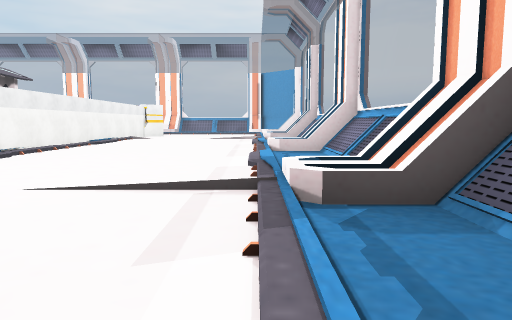
[1] (above)

24 first-person views from a walk through a Unity game level. The camera is 1.5 m above the floor, tilts 6° down and sees 70° across. The floor is counted in squares, 2 m on a side. Each view is taken from the middle of a square. On the plan, view 1 faces up. The plan holds only what a view shows up to about 11 squares ahead; the rest is blank. The place goes on beyond the plan. Flat ground stands in for the terrain. The player is left out. Some animated figures are not drawn. Some surface patterns are stand-ins.

[2]
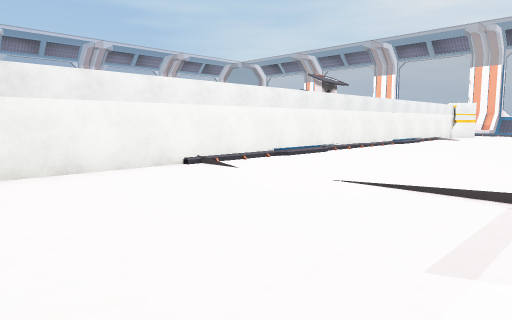

[3]
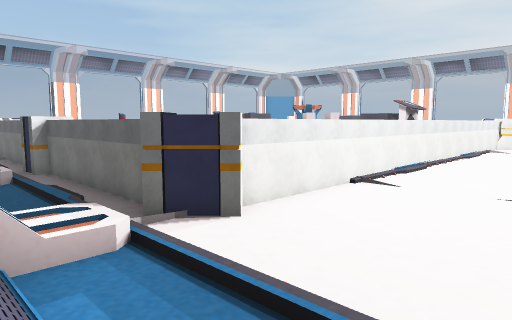

[4]
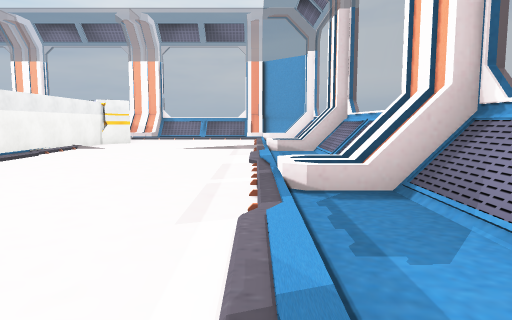

[5]
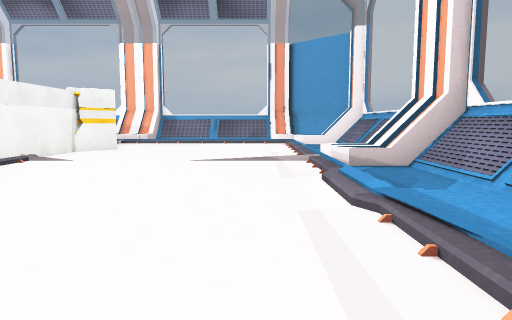

[6]
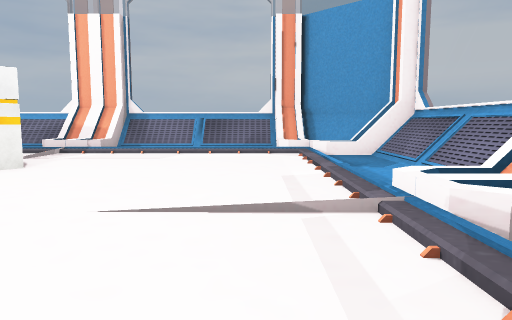

[7]
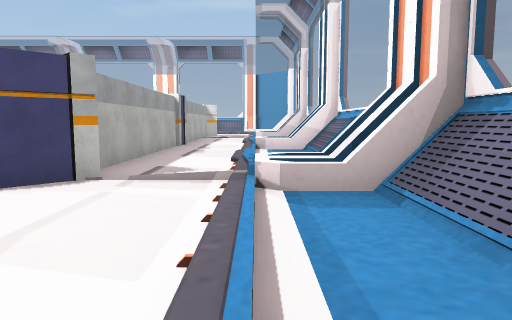

[8]
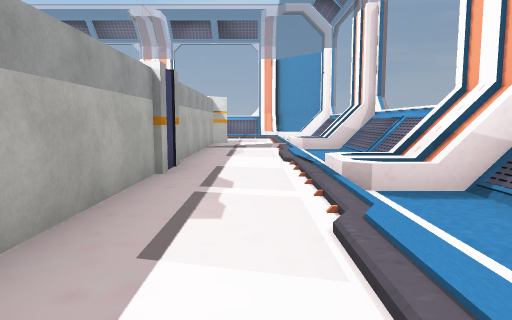

[9]
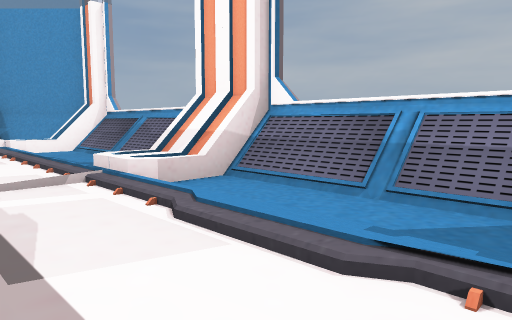

[10]
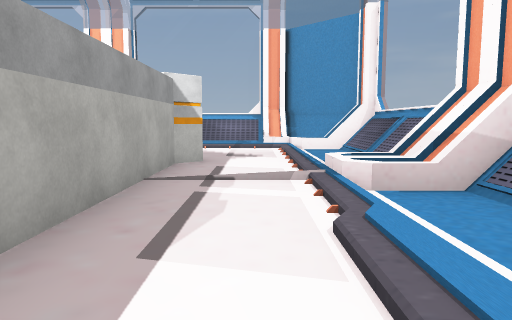

[11]
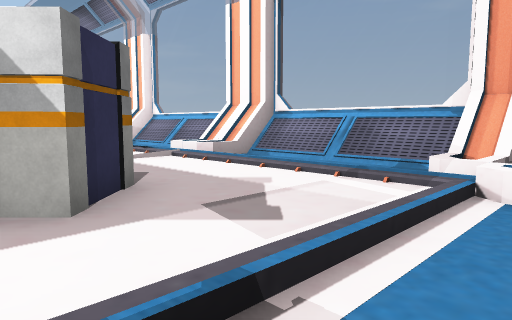

[12]
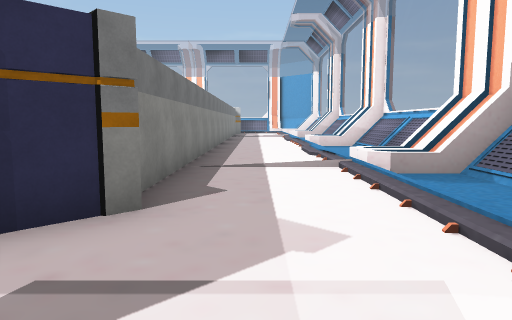

[13]
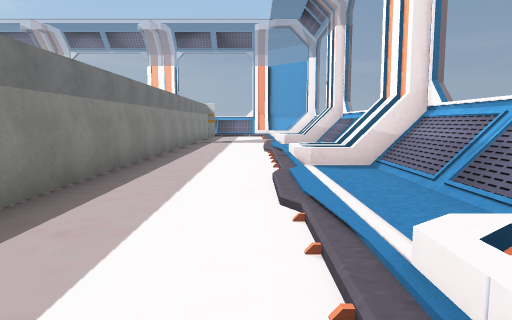

[14]
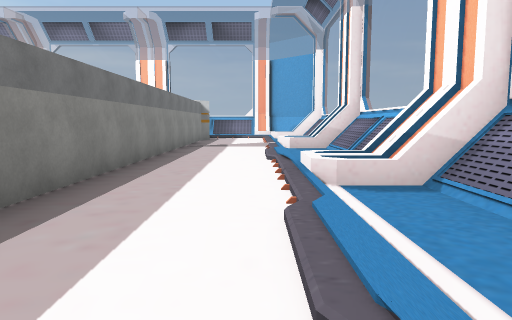

[15]
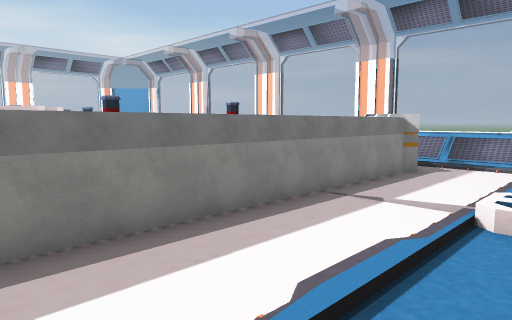

[16]
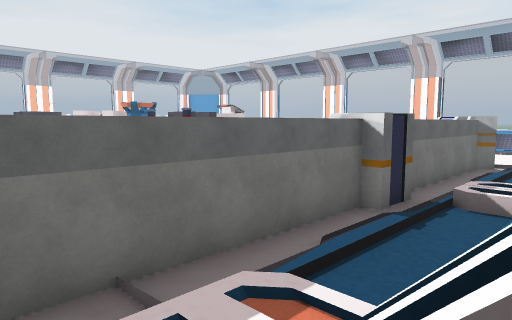

[17]
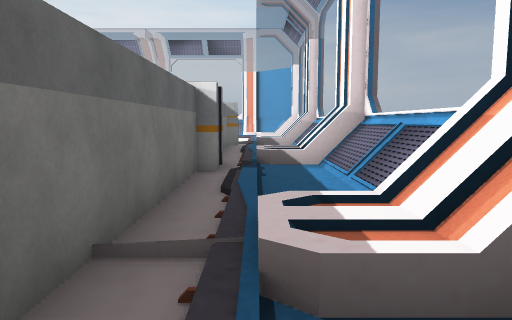

[18]
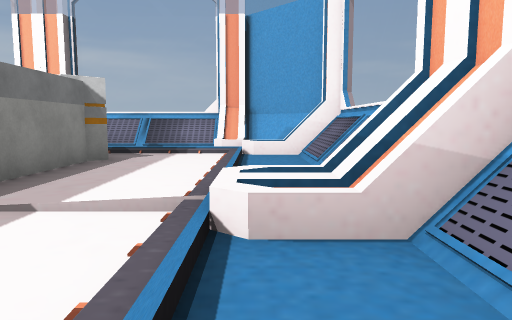

[19]
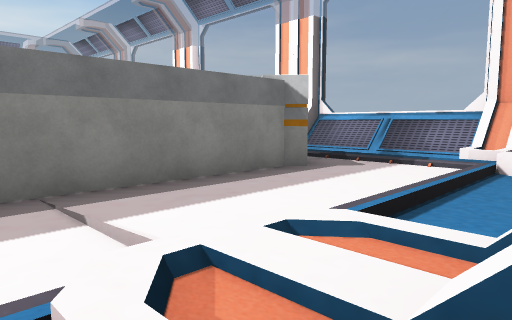

[20]
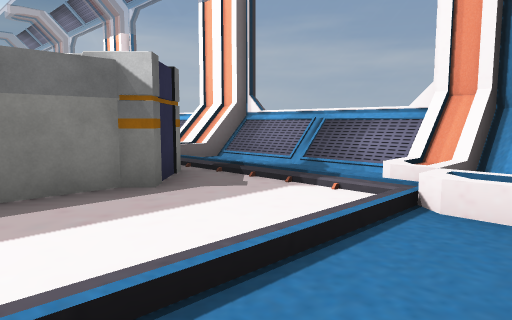

[21]
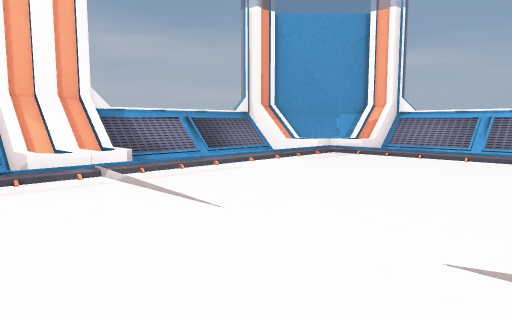

[22]
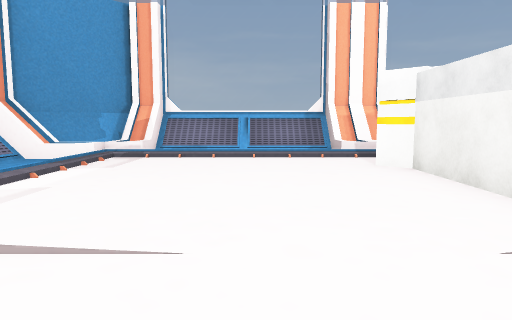

[23]
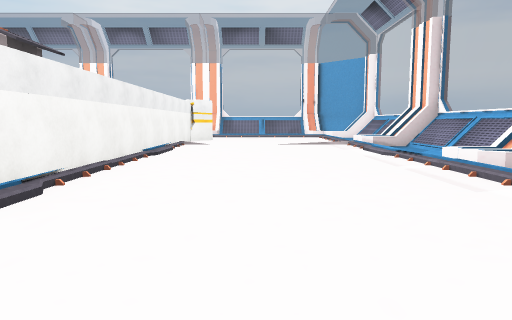

[24]
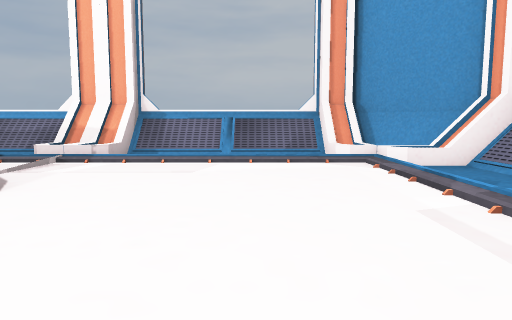

### Floor plan
Key: @ floor where view 1 was taken; # wall or solid block; x gap in a wall; . main floor; : floor 0.25 m higher than the main floor; + floor 0.5 m higher than the main floor; * floor 0.75 m higher than the main floor; / step, stairs or slope; = window, fence, low wall or low ledge; ^ raised ledge; v drop or lower ground; B barrier; C console; U counter; O other object.
Columns run from 26 left of view 1 to 3 right of it. Each row starts with its distance up from view 1.
 25     ==    ===     ==  ====
 24   ##////##/// ##////##////#v
 23  #v*....//....+*....+*..../##
 22 #^^=/////=/////=/////=/////v#
 21 #/.......................././#
 20 =/............B..........././=
 19 =/...##B B#BBOO BBB B#...././=
 18 =/....B      O      B....././=
 17 #/....B             B....././#
 16 #//...B             B.....///#
 15 #/....B             B....././#
 14 =/....B             B....././=
 13 =/....B             B....././=
 12 =/....B             B....././=
 11 #/....B             B....././#
 10 #//...B            CB.....///#
  9 #/....              B....././#
  8 =/....B      OO     B....././=
  7 =/....BUU    O      B....././=
  6 =/....B U           B....././=
  5 #/....B      OO     B....././#
  4 #//...BOO           B.....///#
  3 #/....B             B....././#
  2 =/....B             B....././=
  1 =/....              B....././=
  0 =/...#BB B BBOB BBBBB.....@./=
 -1 #/....#B.B#BB#B.BB.##....././#
 -2 #vv=////==:: #==::: ==////=v#
 -3  #v+....x+... #+... #+....v##
 -4   ##////##====##==  ##////##
 -5     ====              ====

Positions as (right, up) in squares from view 1, and headings:
1: (0, 0), facing up
2: (0, 0), facing up-left
3: (-1, -4), facing up-left
4: (0, 5), facing up
5: (-1, 9), facing up
6: (-1, 13), facing up
7: (-1, 22), facing left
8: (-7, 21), facing left
9: (-13, 20), facing up-left
10: (-13, 21), facing left
11: (-19, 23), facing down-left
12: (-22, 22), facing down
13: (-23, 17), facing down
14: (-23, 15), facing down
15: (-25, 10), facing down-right
16: (-19, -4), facing up-right
17: (-20, -2), facing right
18: (-24, 7), facing down
19: (-25, 5), facing down-right
20: (-25, 2), facing down-right
21: (-5, 6), facing down-right
22: (-3, 6), facing down
23: (-3, 4), facing up
24: (-2, 15), facing up
